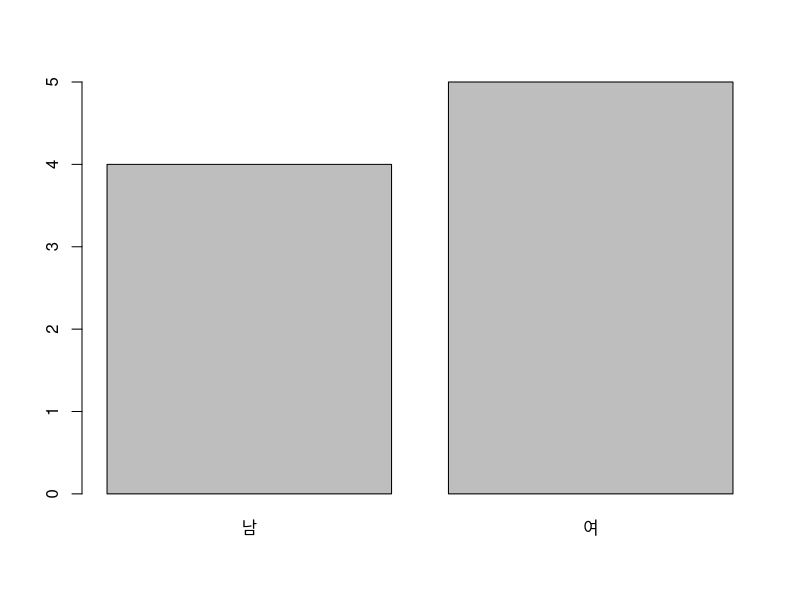
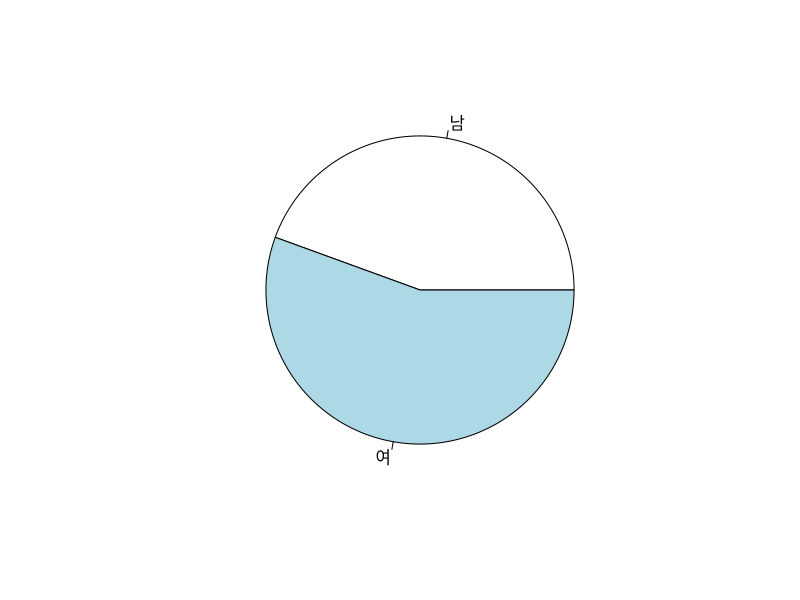
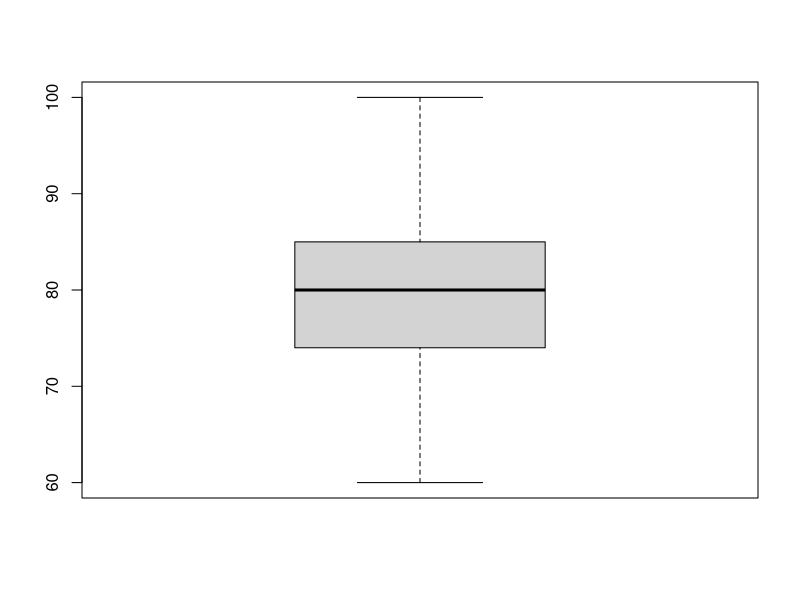
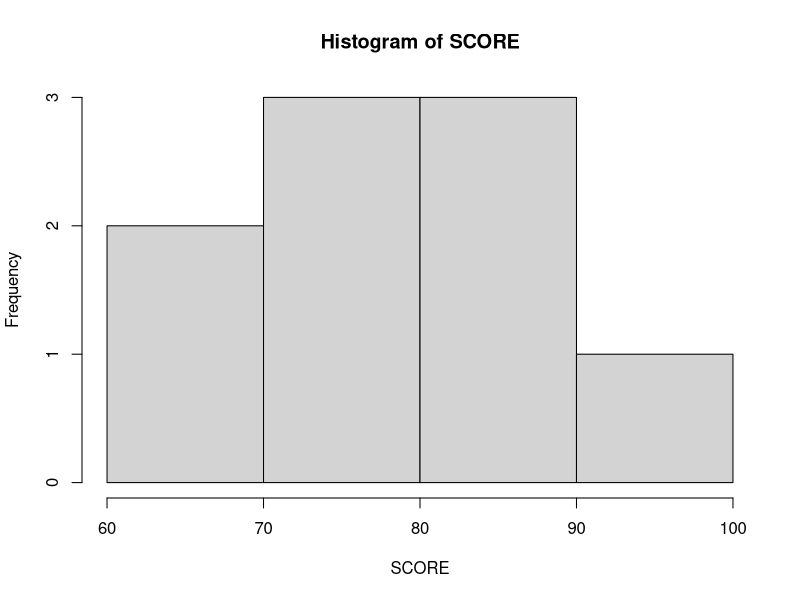
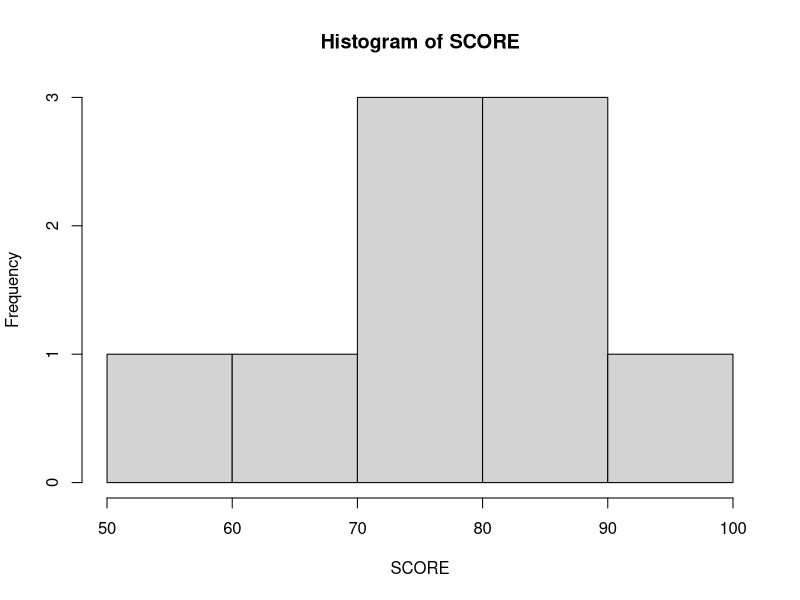

These figures' R source, in order:
  ### 스크립트 실행 ########
  # Windows에서는 Ctrl+Enter
  # mac에서는  Command+Enter 
  


  ## 주제 : 한 변수의 요약



# Chapter 2 ---------------------------------------------------------------
# 한 범주형 변수의 요약 
  

  # 한 범주형 변수 만들기
  GENDER = c('남','여','여','남','여','여','여','남','남')
  GENDER = factor(GENDER)


  
  # levels( )로 수준 확인하기
  levels(GENDER)

  
  
  # table( )로 빈도표 만들기
  t_GENDER = table(GENDER)
  t_GENDER


  

  # 관측치 개수를 세어 상대빈도 계산하기  
  length(GENDER)
  sum( t_GENDER )
    
  t_GENDER/length(GENDER)

  
  
  # prop.table( ) 함수로 상대빈도 계산하기
  prop.table( t_GENDER )



  
  # barplot( ) 함수로 막대그래프 그리기
  t_GENDER
  barplot(t_GENDER)
  

  
  
  # pie( ) 함수로 원 그래프 그리기   
  pie(t_GENDER)


  
  



  
  
  
# Chapter 3 & 4 ---------------------------------------------------------------
# 한 수치형 변수의 요약 

  
  # 데이터 만들기 
  SCORE = c(60, 78, 83, 74, 100, 80, 90, 85, 70)



  
  # sort( ) 함수로 관측치 정렬하기
  sort(SCORE)
  sort(SCORE, decreasing = TRUE)

    ## decreasing=TRUE 옵션을 활용해서 내림차순으로 정렬 가능 
  
  
  
  
  # 최솟값, 최댓값, 중앙값 계산하기
  min(SCORE)
  max(SCORE)
  median(SCORE)
  
    ## min( ), max( ), median( ) 함수를 활용
  
  
  
  
  # quantile( ) 함수로 다양한 분위수 계산하기 
  quantile(SCORE, 0.25)
    ## Q1(25%)를 계산  
  
    ## 다양한 분위수 계산방법 활용
    ?quantile

  quantile(SCORE, 0.25, type = 5)
  
  
  quantile(SCORE, 0.75, type = 5)


  
  
  
  
  # summary( ) 함수를 활용한 다섯숫자요약
  summary(SCORE)
    
    ## 평균을 포함한 6개 숫자 확인 가능 
  
  
  
  
  
  # boxplot( ) 함수를 활용한 상자그림 그리기
  boxplot(SCORE)

  
  
  # hist( ) 함수를 활용한 히스토그램 그리기
  hist(SCORE)
  
  hist(SCORE, breaks=seq(50,100,10), right=TRUE)
    ## breaks 옵션으로 구간 지정 가능
    


  
  # 평균과 분산, 표준편차 계산
  mean(SCORE)
  var(SCORE)
  sd(SCORE)
    ## mean( ), var( ), sd( ) 함수 활용
  
  
  
  
  

# Chapter 5 ---------------------------------------------------------------
# 상대적인 값으로의 변환
  
  
  # 최솟값과 최댓값을 활용한 min-max 변환
  min_S = min(SCORE)
  max_S = max(SCORE)
  min_S
  max_S
  

  max_S - min_S
    ## 전체 구간의 길이 계산 

  
  SCORE
  (SCORE - min_S)
  (SCORE - min_S)/(max_S - min_S)
    ## 각 관측치의 상대적인 위치 확인 가능 
  

  
  
  
  
  # 평균과 표준편차를 활용한 표준화
  mean_S = mean(SCORE)
  sd_S   = sd(SCORE)
    ## 평균과 표준편차의 계산
  mean_S
  sd_S
  
  
  SCORE
  SCORE- mean_S
  (SCORE - mean_S)/sd_S
    ## 표준점수 계산 가능

  
  
  # scale( ) 함수를 활용한 표준화
  scale(SCORE)

  
  
# End of script